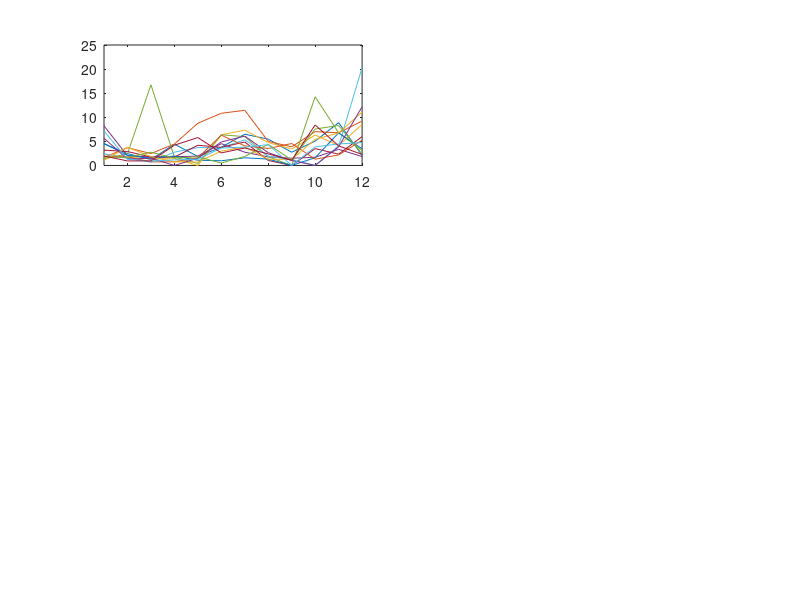

Source code (MATLAB): (Note: this script raises an error after producing the figure.)
%% Hydrological data processing

% Streamflow is a numYears(14) x numMonths(12) matrix with monthly streamflow data
% in m^3/s. The data ranges from June 1976 to May 1990. The first column is
% June; the last column is May. 


% P0 contains monthly historical precipitation data in mm/month at Mombasa from CRU
% from 1901 - 2012

% T0 contains monthly historical temperature data in degrees C at Mombasa
% from CRU from 1901 - 2012

load('historical hydrological data')

%% Plot historical data

figure
subplot(3,2,1)
plot(1:12, streamflow)
xlim([1 12])
ax = gca;
ax.XTick = 1:12;
ax.XTickLabels = {'J', 'J', 'A', 'S', 'O', 'N', 'D', 'J', 'F', 'M', 'A', 'M'};
title('Streamflow')
ylabel('cm/s')

subplot(3,2,2)
plot(1:12*14, reshape(streamflow, 1, []))
xlim([1 12*14])
ax = gca;
ax.XTick = 8:12:12*14;
ax.XTickLabels = num2cell(1977:1990);
title('Streamflow')
ylabel('cm/s')

subplot(3,2,3)
datestart = (1977-1901)*12+1; 
dateend = (1990-1901)*12 + 12;
plot(1:12, reshape(P0(datestart:dateend),12,14)')
xlim([1 12])
ax = gca;
ax.XTick = 1:12;
ax.XTickLabels = {'J', 'J', 'A', 'S', 'O', 'N', 'D', 'J', 'F', 'M', 'A', 'M'};
title('Precipitation')
ylabel('mm/month')

subplot(3,2,4)
plot(1:12*14, P0(datestart:dateend))
xlim([1 12*14])
ax = gca;
ax.XTick = 8:12:12*14;
ax.XTickLabels = num2cell(1977:1990);
title('Precipitation')
ylabel('mm/month')

subplot(3,2,5)
plot(1:12, reshape(T0(datestart:dateend),12,14)')
xlim([1 12])
ax = gca;
ax.XTick = 1:12;
ax.XTickLabels = {'J', 'J', 'A', 'S', 'O', 'N', 'D', 'J', 'F', 'M', 'A', 'M'};
title('Temperature')
ylabel('degrees C')

subplot(3,2,6)
plot(1:12*14, T0(datestart:dateend))
xlim([1 12*14])
ax = gca;
ax.XTick = 8:12:12*14;
ax.XTickLabels = num2cell(1977:1990);
title('Temperature')
ylabel('degrees C')



